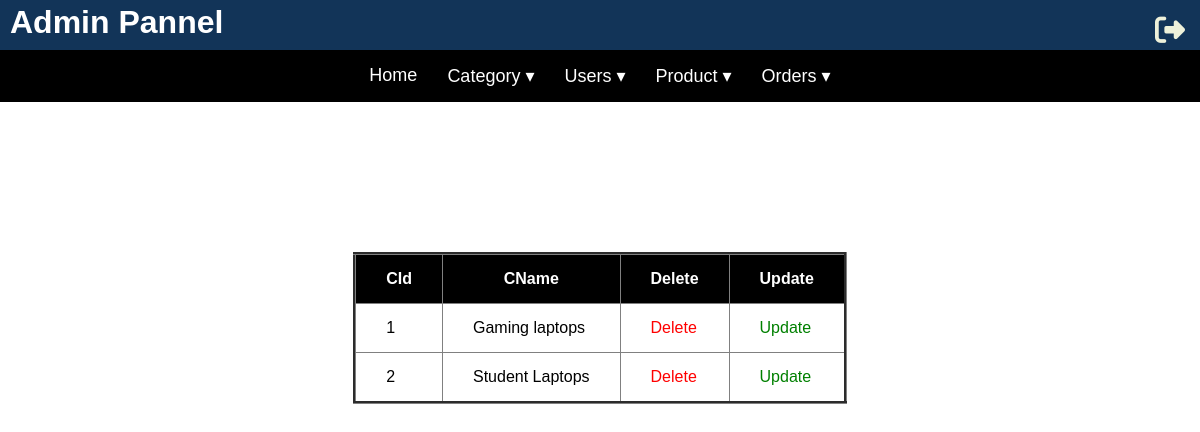
The app's page /admin/viewcategory.php (signed in) with its own data.
### tables this page shows
CREATE TABLE `categories` (
  `cid` int(3) NOT NULL,
  `cname` varchar(255) NOT NULL
);

### admin/viewcategory.php (the view, shortened to what this page needs)
<?php    include "header.php";
?>
 <form style="  display: flex;  align-items: center;   justify-content: center;">
    <?php
    echo "<table border=3 style='margin-top:150px; border-collapse: collapse;'>";
    echo "<tr style='background-color:black; color:white;'>
            <th style='padding: 15px 30px;'>CId</th>
            <th style='padding: 15px 30px;'>CName</th>
            <th style='padding: 15px 30px;'>Delete</th>
            <th style='padding: 15px 30px;'>Update</th>
          </tr>";
    $rel = mysqli_query($cn, "select * from categories") or die("select error".mysqli_error($cn));
    while($rec = mysqli_fetch_array($rel))
    {
        echo "<tr>";
        echo "<td style='padding: 15px 30px;'>".$rec['cid']."</td>";
        echo "<td style='padding: 15px 30px;'>".$rec['cname']."</td>";
        echo "<td style='padding: 15px 30px;'>
                <a href='viewcategory.php?id=".$rec['cid']."' style='text-decoration: none; color: red;'>Delete</a>
              </td>";
        echo "<td style='padding: 15px 30px;'>
                <a href='insertcategory.php?id=".$rec['cid']."' style='text-decoration: none; color: green;'>Update</a>
              </td>";
        echo "</tr>";
    }
    echo "</table>";
?>
    </form>
</body>
</html>

### admin/style.css (style rules this page uses)
* { margin: 0; padding: 0; box-sizing: border-box; }
body { font-family: Arial, sans-serif; }

### records on screen
categories: cid "1", cname "Gaming laptops"
categories: cid "2", cname "Student Laptops"
